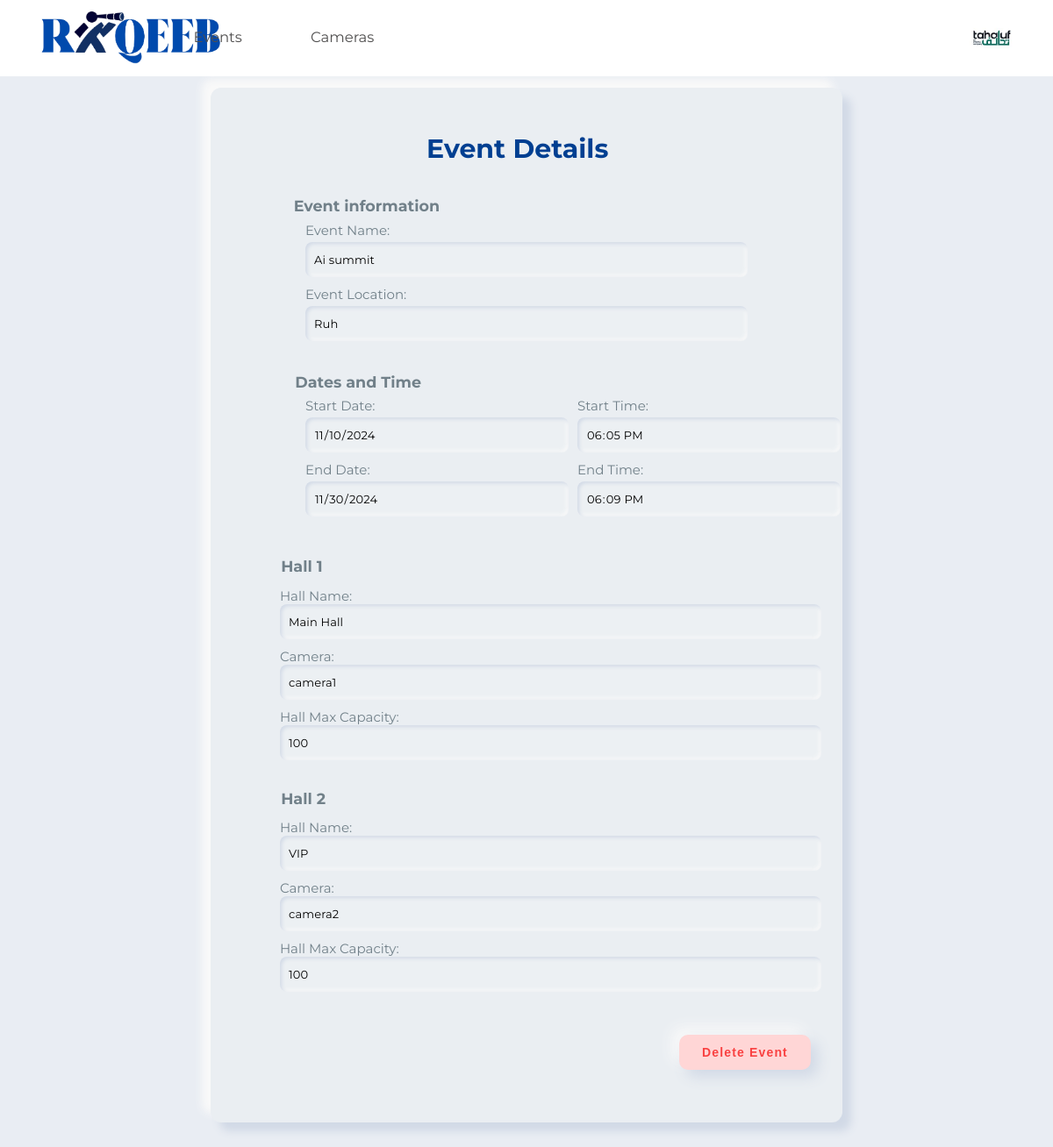
The app's page /WebsitePages/Back-End/PHP/viewEditEvent.php?eventId=101 (signed in) with its own data.
### tables this page shows
CREATE TABLE `company` (
  `CompanyID` int(11) NOT NULL,
  `Logo` varchar(255) DEFAULT NULL,
  `CompanyName` varchar(255) NOT NULL,
  `Email` varchar(255) NOT NULL,
  `Password` varchar(255) NOT NULL
);

CREATE TABLE `events` (
  `EventID` int(11) NOT NULL,
  `EventName` varchar(255) NOT NULL,
  `EventLocation` varchar(255) DEFAULT NULL,
  `EventStartDate` date DEFAULT NULL,
  `EventEndDate` date DEFAULT NULL,
  `EventStartTime` time DEFAULT NULL,
  `EventEndTime` time DEFAULT NULL,
  `CompanyID` int(11) DEFAULT NULL
);

CREATE TABLE `hall` (
  `HallID` int(11) NOT NULL,
  `HallName` varchar(255) DEFAULT NULL,
  `HallThreshold` int(11) DEFAULT NULL,
  `EventID` int(11) DEFAULT NULL,
  `CameraID` int(11) DEFAULT NULL
);

CREATE TABLE `camera` (
  `CameraID` int(11) NOT NULL,
  `CameraIPAddress` varchar(255) DEFAULT NULL,
  `PortNo` int(11) DEFAULT NULL,
  `StreamingChannel` varchar(255) DEFAULT NULL,
  `CameraUsername` varchar(255) DEFAULT NULL,
  `CameraPassword` varchar(255) DEFAULT NULL,
  `CompanyID` int(11) DEFAULT NULL,
  `CameraName` varchar(255) DEFAULT NULL
);

### WebsitePages/Back-End/PHP/viewEditEvent.php (the view, shortened to what this page needs)
<?php
    $servername = "localhost";
    $username = "root";
    $password = "root";
    $dbname = "raqeebdb";
    $conn = new mysqli($servername, $username, $password, $dbname);
    $companyID = $_SESSION['CompanyID'];
    $logoQuery = "SELECT Logo FROM company WHERE CompanyID = ?";
    $logoStmt = $conn->prepare($logoQuery);
    $logoStmt->bind_param("i", $companyID);
    $logoStmt->execute();
    $logoResult = $logoStmt->get_result();
    $logoRow = $logoResult->fetch_assoc();
    $logo = $logoRow['Logo'];
    if (isset($_GET['eventId'])) {
        $eventID = intval($_GET['eventId']);
    } else {
        echo "<script>alert('No Event ID provided');</script>";
        exit;
    }
    $eventQuery = $conn->prepare("SELECT EventName, EventLocation, EventStartDate, EventEndDate, EventStartTime, EventEndTime FROM events WHERE EventID = ?");
    $eventQuery->bind_param("i", $eventID);
    $eventQuery->execute();
    $eventResult = $eventQuery->get_result();
    if ($eventResult->num_rows > 0) {
        $eventData = $eventResult->fetch_assoc();
    } else {
        echo "<script>alert('Event not found');</script>";
        exit;
    }
    $hallQuery = $conn->prepare("
        SELECT hall.HallName, hall.HallThreshold, hall.CameraID, camera.CameraName
        FROM hall
        LEFT JOIN camera ON hall.CameraID = camera.CameraID
        WHERE hall.EventID = ?
    ");
    $hallQuery->bind_param("i", $eventID);
    $hallQuery->execute();
    $hallResult = $hallQuery->get_result();
    $halls = [];
    while ($hallRow = $hallResult->fetch_assoc()) {
        $halls[] = $hallRow;
    }
 ?>
<html lang="es" dir="ltr">
    <head>
        <link rel="stylesheet" type="text/css" href="../../Front-End/CSS/boxes.css">
        <link href="http://maxcdn.bootstrapcdn.com/font-awesome/4.1.0/css/font-awesome.min.css" rel="stylesheet">
    </head>
    <body>
        <header class="header">
            <div class="logo">
                <a href="../../Back-End/PHP/userHome.php"><img src="../../images/Logo2.png" alt="Company Logo"></a>
            </div>
            <ul class="headerlinks">
                <li><a href="../../Back-End/PHP/cameras.php">Cameras</a></li>
                <li><a href="../../Back-End/PHP/userHome.php">Events</a></li>
            </ul>
            <nav>
                <label class="popup">
                    <a href="../../Back-End/PHP/accountDetails.php">
                        <?php if (is_null($logo) || empty($logo)): ?>
                            <img src="../../images/CLogo.png" style="width: 60px; height: 60px; border-radius: 50%;" alt="Default User Logo">
                        <?php else: ?>
                            <img src="../../images/<?php echo $logo ?>" style="width: 60px; height: 60px; border-radius: 50%;" alt="User Company Logo">
                        <?php endif; ?>
                    </a>
                </label>
            </nav>
        </header>
        <div id="main" class="main">
            <div class="headerTitle">
                <h2 class="title" id="title">Event Details</h2>
            </div>
            <form id="viewEvent" class="form" method="POST" action="#" onsubmit="return validateDates()" style="align-items: center;">
                <h3 style="margin-right: 50.6%;">Event information</h3>
                <label id="lable" for="eventName">Event Name:</label>
                <input name="eventName" class="form__input" type="text" placeholder="Name" value="<?php echo htmlspecialchars($eventData['EventName']); ?>" required readonly>
                <label id="lable" for="eventLocation">Event Location:</label>
                <input id="eventLocation" name="eventLocation" class="form__input" type="text" placeholder="Exhibition center, Riyadh" value="<?php echo htmlspecialchars($eventData['EventLocation']); ?>" required readonly>
                <h3 style="margin-right: 53.3%;">Dates and Time</h3>
                <div id="times">
                    <div class="timeBlocks">
                        <label for="startDate">Start Date:</label>
                        <input name="startDate" class="form__input time" type="date" value="<?php echo htmlspecialchars($eventData['EventStartDate']); ?>" required readonly>
                    </div>
                    <div class="timeBlocks">
                        <label for="startTime">Start Time:</label>
                        <input name="startTime" class="form__input time" type="time" value="<?php echo htmlspecialchars($eventData['EventStartTime']); ?>" required readonly>
                    </div>
                    <br>
                    <div class="timeBlocks">
                        <label for="endDate">End Date:</label>
                        <input name="endDate" class="form__input time" type="date" value="<?php echo htmlspecialchars($eventData['EventEndDate']); ?>" required readonly>
                    </div>
                    <div class="timeBlocks">
                        <label for="endTime">End Time:</label>
                        <input name="endTime" class="form__input time" type="time" value="<?php echo htmlspecialchars($eventData['EventEndTime']); ?>" required readonly>
                    </div>
                </div>
                <div class="AllHalls">
                    <?php
                        $hallNumber = 1;
                        foreach ($halls as $hall):
                    ?>
                    <h3 id="hallName">Hall  <?php echo $hallNumber; ?></h3>
                        <div id="hall" class="hall">
                            <label id="HMAX" for="hallName">Hall Name:</label><br>
                            <input id="HInput" name="hallName" class="form__input" type="text" placeholder="Main hall" value="<?php echo htmlspecialchars($hall['HallName']); ?>" required readonly><br>
                            <label for="cameraName">Camera:</label><br>
                            <input id="HInput" name="cameraName" class="form__input" type="text" value="<?php echo htmlspecialchars($hall['CameraName']); ?>" required readonly><br>
                            <label id="HMAX" for="hallThreshold">Hall Max Capacity:</label><br>
                            <input id="HInput" name="hallThreshold" class="form__input" type="text" placeholder="ex:100" value="<?php echo htmlspecialchars($hall['HallThreshold']); ?>" required readonly>
                        </div>
                    <?php
                        $hallNumber++;
                        endforeach;
                    ?>
                </div>
                <br>
            </form>
            <?php if (strtotime($eventData['EventEndDate']) <= time() || strtotime($eventData['EventStartDate']) > time()):?>
                <button class="DeleteBtn" onclick="alert('Delete feature is not available yet.');">Delete Event</button>
            <?php endif; ?>
        </div>
    </body>
</html>

### WebsitePages/Front-End/CSS/boxes.css (style rules this page uses)
*, *::after, *::before { margin: 0; padding: 0; box-sizing: border-box; user-select: none; }
body { width: 100%; height: fit-content; display: flex; justify-content: center; align-items: center; font-family: 'Montserrat', sans-serif; font-size: 15px; background-color: #ecf0f3; color: #718089; display: inline-flex; flex-direction: column; text-align:left; justify-content: space-between; text-align: left; }
.main { position: relative; width: 45%; min-width: fit-content; min-height: fit-content; height: 78%; padding: 25px; background-color: #e9edf3; box-shadow: 10px 10px 10px #d1d9e6, -10px -10px 10px #f9f9f9; border-radius: 12px; overflow: hidden; align-self: center; margin-bottom: 3%; margin-top: 2%; display: flex; justify-content: center; align-items: center; flex-direction: column; text-align: left; }
.form { padding: 0 6%; display: flex; justify-content: center; flex-direction: column; text-align: left; }
.form__input { width: 500px; height: 40px; margin: 4px 0; padding-left: 25px; margin-bottom: 10px; font-size: 13px; letter-spacing: 0.15px; border: none; outline: none; font-family: 'Montserrat', sans-serif; background-color: #ecf0f3; transition: 0.25s ease; border-radius: 8px; box-shadow: inset 2px 2px 4px #d1d9e6, inset -2px -2px 4px #f9f9f9; }
.title { font-size: 30px; font-weight: 700; padding-bottom: 30px; color: #003f91; text-align: center; }
.header { position: static; z-index: 2; display: flex; justify-content: space-between; align-items: center; background-color: #d3d9e2; padding: 10px 40px; width: 100%; font-weight: bold; }
.header .logo img { height: 60px; width: auto; }
.header nav a { color: #231e83ba; text-decoration: none; margin-left: 20px; font-size: 16px; }
#times .form__input, .hall .form__input { width: 300px; margin-right: 10px; }
#times .timeBlocks { display: flex; flex-direction: column; }
#times { display: flex; flex-direction: row; width: 50%; flex-wrap: wrap; }
.AllHalls { display: flex; }

### WebsitePages/Back-End/PHP/viewEditEvent.php (style rules this page uses)
.header { position: fixed; z-index: 200; display: flex; justify-content: space-between; align-items: center; background-color: white; padding: 13px 40px; padding-bottom: 14px; width: 100%; font-weight: bold; }
.header .logo img { height: 60px; width: auto; }
#main { width: -20%; padding: 0%; margin-left: 20%; margin-right: 20%; padding-bottom: 2%; margin-top: 8.3%; }
.headerlinks li { text-align: left; margin-left: -130%; list-style: none; display: inline-block; padding: 8px 12px; position: relative; color: black; font-weight: lighter; font-size: 110%; }
.headerlinks li a { color: #504f4f; text-decoration: none; }
.headerlinks li::after { content: ""; width: 0; height: 2px; background: #4a56ff; display: block; margin: auto; left: 0; bottom: -10px; transition: 0.2s; }
body { background-color: #e9edf3; }
.main { background-color: #eaeef2; }
.DeleteBtn { width: 150px; height: 40px; margin-top: 1%; margin-right: 5%; margin-bottom: 5%; border-radius: 10px; font-weight: 600; font-size: 14px; letter-spacing: 1.15px; background-color: #FFD6D6; color: #F94141; box-shadow: 8px 8px 16px #d1d9e6, -8px -8px 16px #f9f9f9; border: none; outline: none; align-self: flex-end; transition: 0.5s; }
#viewEvent { width: 100%; margin: 0%; padding: 0% }
#times { display: flex; width: 100%; margin-left: 30%; }
.form__input { width: 70%; }
#HInput { width: 210%; margin-top: 0%; }
.AllHalls { margin-left: -29%; }
.AllHalls { display: flex; flex-direction: column; gap: 10px; }
#hall { margin-top: 1%; margin-bottom: 7%; display: block; }
label { width: 70%; }
.form__input { box-sizing: border-box; padding: 10px; }
#title { margin-left: -10%; margin-bottom: 3%; }
.headerTitle { margin-top: 3%; }
#HMAX { white-space: nowrap; }
.AllHalls { display: flex; }
.hall { width: 158%; margin: 0; margin-left: -45%; }
#eventLocation { margin-bottom: 5%; }
h3 { text-align: left; margin-bottom: 1%; }
#times { margin-bottom: 5%; }
#hallName { margin-left: -44.3%; }

### records on screen
company: Logo (picture)
events: eventName "Ai summit", eventLocation "Ruh", startDate "11/10/2024", startTime "18:05:00", endDate "11/30/2024", endTime "18:09:00"
hall: hallName "Main Hall", cameraName "camera1", hallThreshold "100"
hall: hallName "VIP", cameraName "camera2", hallThreshold "100"
